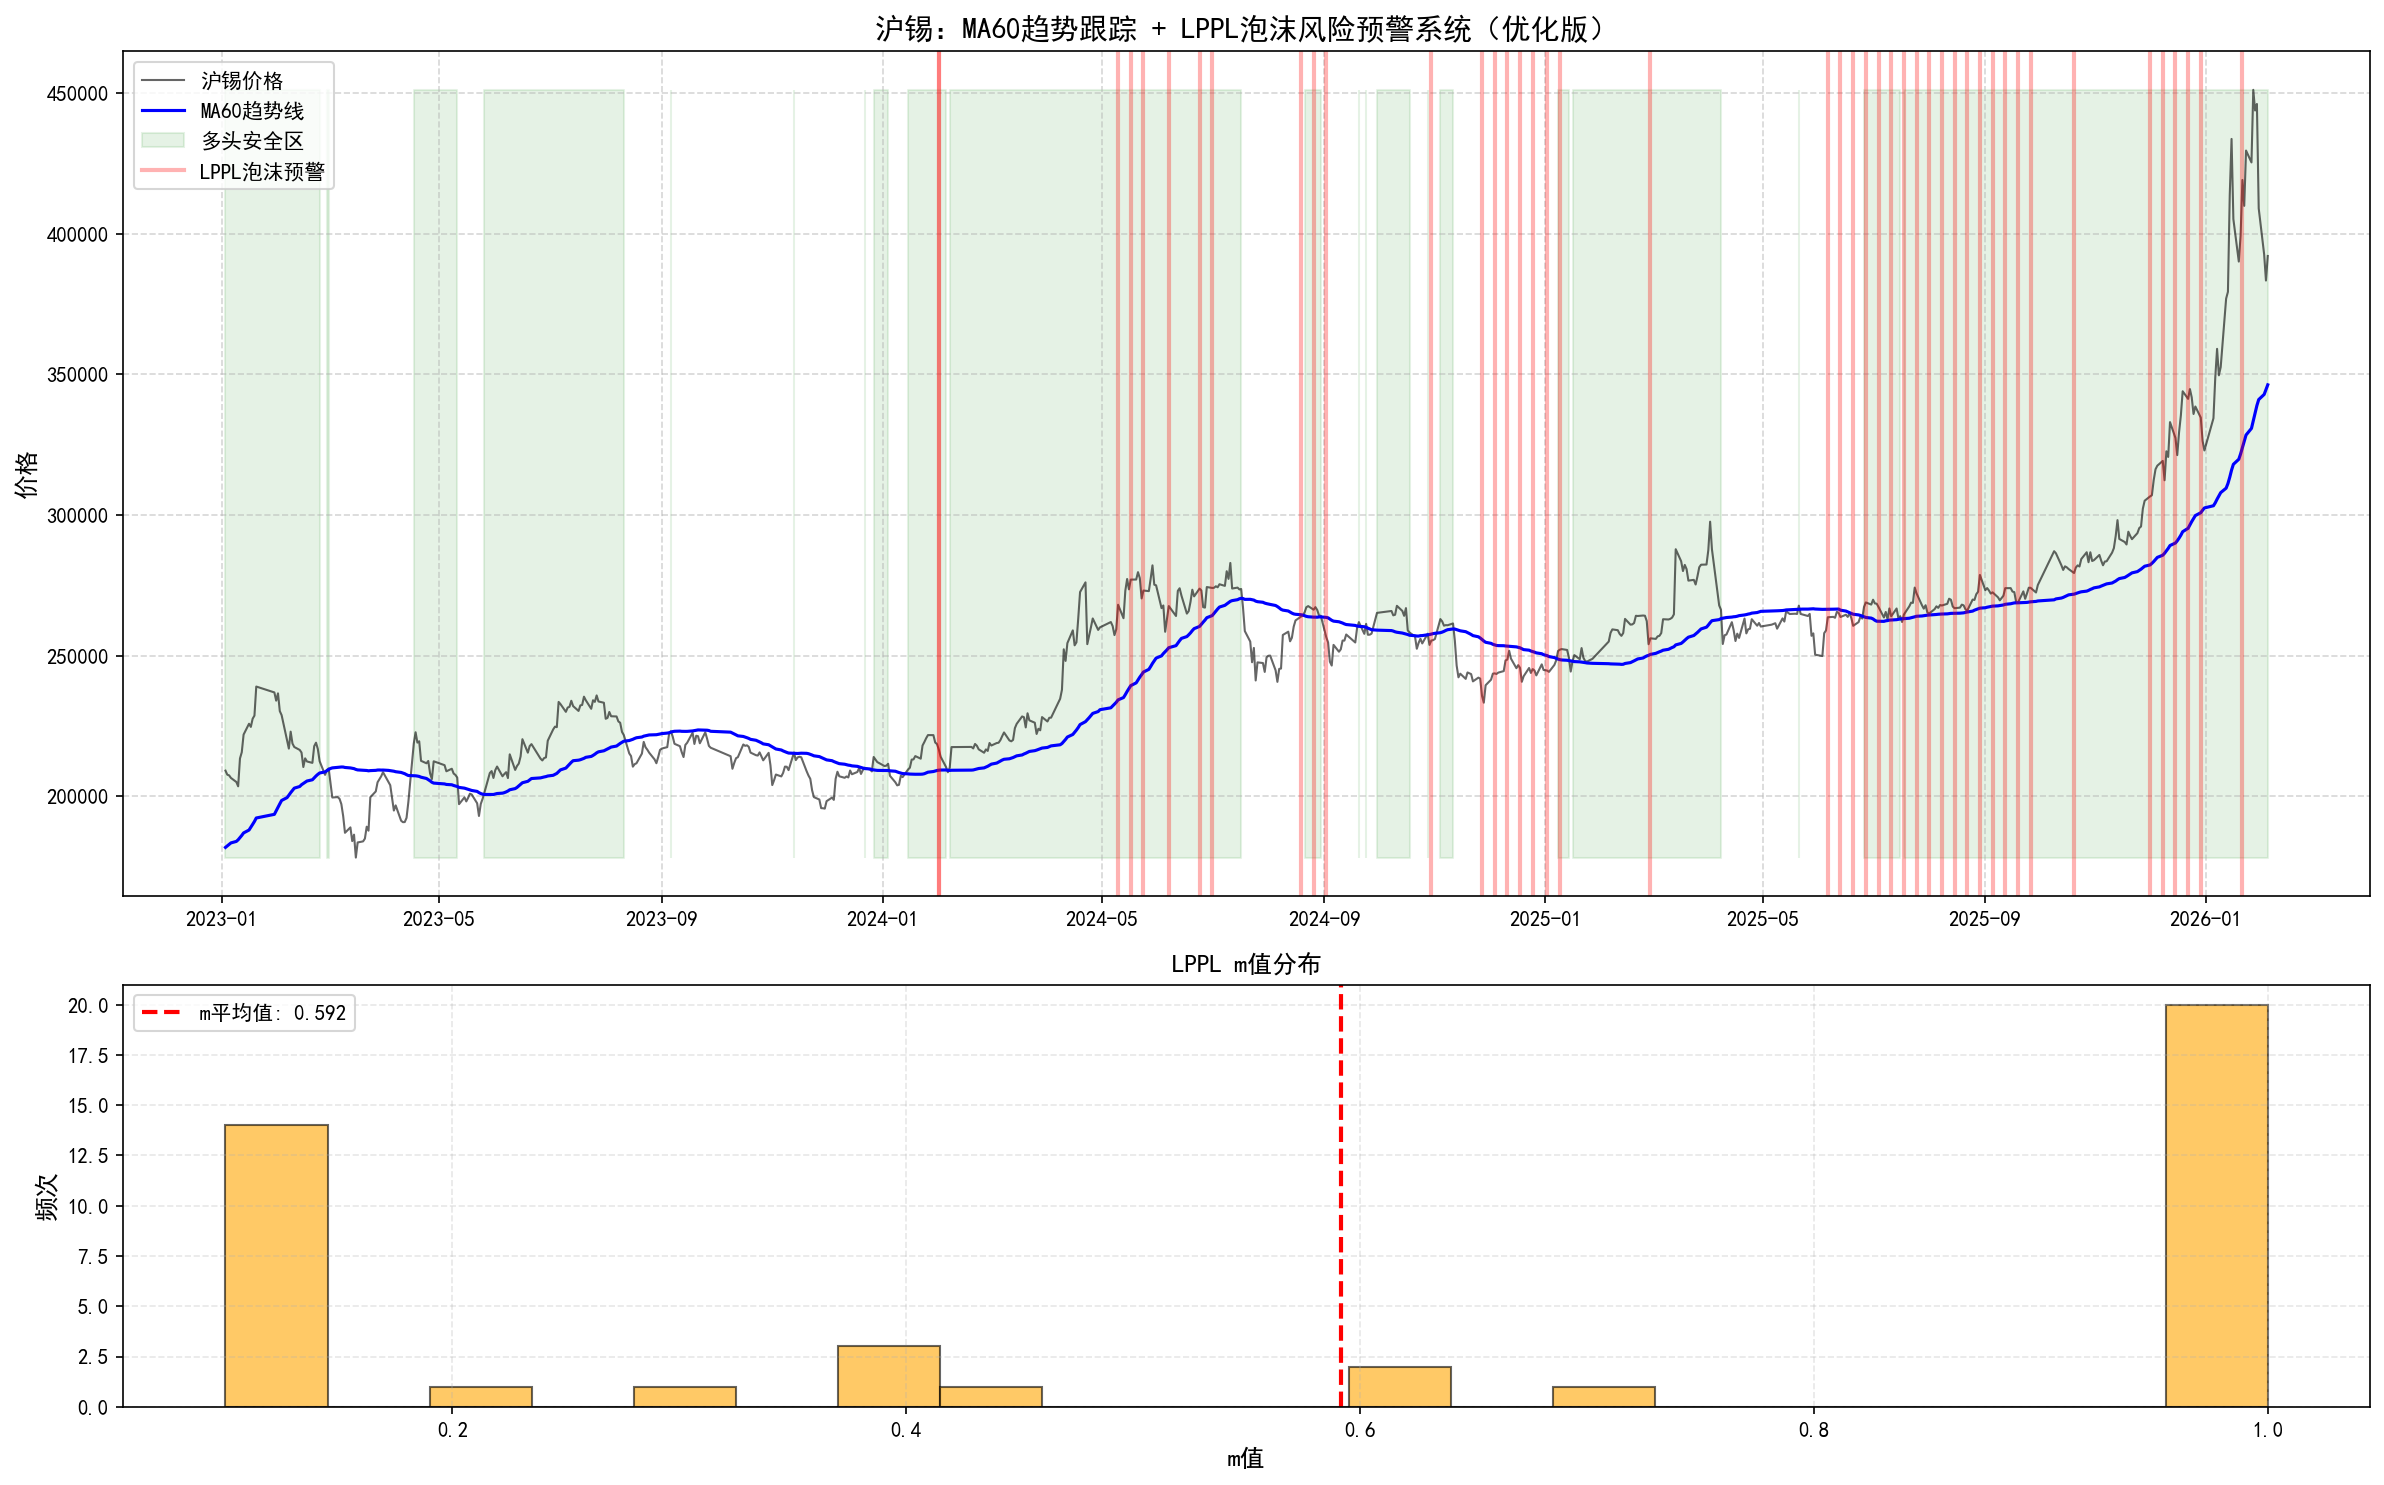

Reproduce this figure in Python.
# -*- coding: utf-8 -*-
"""
MA60+LPPL双模系统 - 优化版
核心改进:
1. 放宽LPPL参数限制，增加信号密度
2. 并行计算加速滚动窗口拟合
3. 多次重启避免局部最优
"""

import pandas as pd
import numpy as np
import matplotlib.pyplot as plt
from scipy.optimize import curve_fit
from joblib import Parallel, delayed
from datetime import timedelta
import warnings
import sys
import io

warnings.filterwarnings('ignore')

# 设置中文字体
plt.rcParams['font.sans-serif'] = ['SimHei', 'Microsoft YaHei']
plt.rcParams['axes.unicode_minus'] = False

# --- LPPL 拟合函数 ---
def lppl_func(t, A, B, tc, m, C, omega, phi):
    dt = np.clip(tc - t, 1e-8, None)  # 防止除以零
    return A + B * (dt ** m) * (1 + C * np.cos(omega * np.log(dt) + phi))


def fit_lppl_once(price_series):
    """单次LPPL拟合"""
    t = np.arange(len(price_series), dtype=float)
    y = np.log(price_series.values.astype(float))
    last = t[-1]

    # 初始猜测
    A0 = y.max()
    B0 = -0.1
    tc0 = last + 30
    m0 = 0.5
    C0 = 0.1
    omega0 = 8.0
    phi0 = 0.0

    p0 = np.array([A0, B0, tc0, m0, C0, omega0, phi0], dtype=float)

    # 放宽的参数边界
    bounds = (
        [-np.inf, -5.0, last + 1, 0.1, -1.0, 3.0, -2*np.pi],
        [ np.inf, -1e-6, last + 120, 1.0, 2.0, 20.0,  2*np.pi]
    )

    try:
        popt, _ = curve_fit(lppl_func, t, y, p0=p0, bounds=bounds, maxfev=8000)
        yhat = lppl_func(t, *popt)
        sse = float(np.sum((y - yhat) ** 2))
        return popt, sse
    except Exception:
        return None, None


def check_lppl_risk(price_series, n_restarts=5, min_days=5, max_days=90):
    """
    检测LPPL风险信号

    优化:
    - 多次重启避免局部最优
    - 放宽参数限制
    - 扩大crash预测窗口
    """
    best = None

    # 多次重启，降低局部最优
    for k in range(n_restarts):
        try:
            popt, sse = fit_lppl_once(price_series)
            if popt is None:
                continue
            if (best is None) or (sse < best[1]):
                best = (popt, sse)
        except Exception:
            continue

    if best is None:
        return False, 0, None

    popt = best[0]
    A, B, tc, m, C, omega, phi = popt
    last_day = len(price_series) - 1
    days_to_crash = tc - last_day

    # 放宽条件
    cond = (
        (min_days < days_to_crash < max_days) and
        (0.1 < m < 1.0) and      # 放宽 m 的限制 (原来是0.95)
        (3.0 < omega < 20.0) and  # 放宽 omega 的限制 (原来是4-15)
        (-1.5 < B < 0) and       # 放宽 B 的范围
        (abs(C) < 2.0)           # 放宽 C 的限制
    )

    return bool(cond), float(days_to_crash), popt


def process_window(i, subset_df, window_size, last_signal_info):
    """处理单个滚动窗口"""
    window = subset_df.iloc[i:i + window_size]
    current_date = pd.to_datetime(window.index[-1])

    is_risk, days_left, popt = check_lppl_risk(window['收盘价'])
    if is_risk:
        last_signal_date = last_signal_info[0]
        # 去重: 同一信号不重复记录（20天内）
        if (last_signal_date is None) or ((current_date - last_signal_date).days >= 20):
            days_left_float = float(days_left)
            last_signal_info[0] = current_date
            return {
                "date": current_date,
                "days_to_tc": days_left,
                "tc_est": current_date + pd.Timedelta(days=days_left_float),
                "m": float(popt[3]),
                "omega": float(popt[5]),
                "B": float(popt[1]),
                "C": float(popt[4]),
            }
    return None


def main():
    print("=" * 80)
    print("MA60+LPPL双模系统 - 优化版")
    print("=" * 80)

    # 加载数据
    df = pd.read_csv('D:/期货数据/铜期货监控/daily_backtest/SN_沪锡_日线_10年.csv')
    df['datetime'] = pd.to_datetime(df['datetime'])
    df = df.sort_values('datetime')
    df = df.set_index('datetime')

    # 计算MA60趋势
    df['MA60'] = df['收盘价'].rolling(window=60).mean()

    # 扫描最近3年数据
    scan_start_date = df.index[-750]
    subset_df = df[df.index >= scan_start_date].copy()

    print(f"\n数据范围: {subset_df.index[0].date()} ~ {subset_df.index[-1].date()}")
    print(f"数据量: {len(subset_df)} 天")

    # 优化参数设置
    window_size = 250  # 增加窗口大小
    step = 5           # 步长设为5天

    print(f"\n滚动窗口设置:")
    print(f"  窗口大小: {window_size}天")
    print(f"  步长: {step}天")
    print(f"  预计计算次数: {(len(subset_df) - window_size) // step}")

    # 并行化处理滚动窗口
    print(f"\n开始并行化滚动扫描LPPL风险信号...")
    print(f"使用所有CPU核心加速计算...")

    last_signal_info = [None]  # 使用列表以便在并行函数中修改

    # 使用并行化加速滚动窗口拟合过程
    results = Parallel(n_jobs=-1)(
        delayed(process_window)(i, subset_df, window_size, last_signal_info)
        for i in range(0, len(subset_df) - window_size, step)
    )

    # 过滤None结果
    signals = [r for r in results if r is not None]

    print(f"\n扫描完成!")
    print(f"共检测到 {len(signals)} 个LPPL风险信号")

    if not signals:
        print("\n未检测到任何LPPL风险信号")
        return

    # 转换为DataFrame
    signals_df = pd.DataFrame(signals)

    # 统计分析
    print("\n" + "=" * 80)
    print("LPPL风险信号统计")
    print("=" * 80)

    # 分析信号与趋势的关系
    for sig in signals:
        sig_date = sig['date']
        if sig_date in subset_df.index:
            sig['price'] = float(subset_df.loc[sig_date, '收盘价'])
            sig['ma60'] = float(subset_df.loc[sig_date, 'MA60'])
            sig['trend_up'] = sig['price'] > sig['ma60']

    trend_up_signals = [s for s in signals if s.get('trend_up', False)]
    trend_down_signals = [s for s in signals if not s.get('trend_up', False)]

    print(f"\n在上升趋势中(价格>MA60)的风险信号: {len(trend_up_signals)} 个")
    print(f"在下降趋势中(价格<=MA60)的风险信号: {len(trend_down_signals)} 个")

    # 显示参数统计
    print(f"\nLPPL参数统计:")
    print(f"  m值范围: {signals_df['m'].min():.3f} ~ {signals_df['m'].max():.3f}")
    print(f"  m平均值: {signals_df['m'].mean():.3f}")
    print(f"  omega范围: {signals_df['omega'].min():.3f} ~ {signals_df['omega'].max():.3f}")
    print(f"  omega平均值: {signals_df['omega'].mean():.3f}")
    print(f"  预测崩盘天数: {signals_df['days_to_tc'].min():.0f} ~ {signals_df['days_to_tc'].max():.0f}天")

    # 显示最近20个信号
    print("\n" + "=" * 80)
    print("最近20个LPPL风险信号")
    print("=" * 80)

    display_df = signals_df[['date', 'days_to_tc', 'm', 'omega']].tail(20).copy()
    display_df['date'] = display_df['date'].dt.date
    display_df.columns = ['日期', '距崩盘天数', 'm值', 'omega值']
    print(display_df.to_string(index=False))

    # 绘制图表
    print("\n生成分析图表...")

    fig, (ax1, ax2) = plt.subplots(2, 1, figsize=(16, 10), height_ratios=[2, 1])

    # 主图: 价格 + MA60 + LPPL信号
    ax1.plot(subset_df.index, subset_df['收盘价'], label='沪锡价格', color='black', alpha=0.6, linewidth=1)
    ax1.plot(subset_df.index, subset_df['MA60'], label='MA60趋势线', color='blue', linewidth=1.5)

    # 绿色背景 = 上升趋势
    trend_up = subset_df['收盘价'] > subset_df['MA60']
    ax1.fill_between(subset_df.index, subset_df['收盘价'].min(), subset_df['收盘价'].max(),
                     where=trend_up, color='green', alpha=0.1, label='多头安全区')

    # 红色竖线 = LPPL风险信号
    for sig in signals:
        ax1.axvline(x=sig['date'], color='red', alpha=0.3, linewidth=2)

    if signals:
        ax1.axvline(x=signals[0]['date'], color='red', alpha=0.3, linewidth=2, label='LPPL泡沫预警')

    ax1.set_title('沪锡：MA60趋势跟踪 + LPPL泡沫风险预警系统（优化版）', fontsize=14, fontweight='bold')
    ax1.set_ylabel('价格', fontsize=12)
    ax1.legend(loc='upper left')
    ax1.grid(True, linestyle='--', alpha=0.5)

    # 副图: m值分布
    if signals:
        m_values = [s['m'] for s in signals]
        ax2.hist(m_values, bins=20, color='orange', alpha=0.6, edgecolor='black')
        ax2.axvline(x=np.mean(m_values), color='red', linestyle='--', linewidth=2, label=f'm平均值: {np.mean(m_values):.3f}')
        ax2.set_xlabel('m值', fontsize=12)
        ax2.set_ylabel('频次', fontsize=12)
        ax2.set_title('LPPL m值分布', fontsize=12)
        ax2.legend()
        ax2.grid(True, linestyle='--', alpha=0.3)

    plt.tight_layout()
    output_file = 'D:/期货数据/铜期货监控/daily_backtest/ma60_lppl_optimized.png'
    plt.savefig(output_file, dpi=150, bbox_inches='tight')
    print(f"\n图表已保存: {output_file}")
    plt.show()

    # 保存信号数据
    signals_output = 'D:/期货数据/铜期货监控/daily_backtest/lppl_optimized_signals.csv'
    signals_df.to_csv(signals_output, index=False, encoding='utf-8-sig')
    print(f"信号数据已保存: {signals_output}")

    # 当前状态判断
    print("\n" + "=" * 80)
    print("当前市场状态")
    print("=" * 80)

    latest_price = df['收盘价'].iloc[-1]
    latest_ma60 = df['MA60'].iloc[-1]
    latest_date = df.index[-1]

    print(f"\n日期: {latest_date.date()}")
    print(f"价格: {latest_price:.2f}")
    print(f"MA60: {latest_ma60:.2f}")

    if latest_price > latest_ma60:
        print(f"趋势: [UP] 上升趋势（价格>MA60）")
    else:
        print(f"趋势: [DOWN] 下降趋势（价格<=MA60）")

    # 检查最近30天是否有LPPL预警
    recent_risks = [s for s in signals if (latest_date - s['date']).days <= 30]
    if recent_risks:
        print(f"LPPL风险: [WARNING] 最近30天检测到 {len(recent_risks)} 次泡沫预警")
        print(f"\n最近预警详情:")
        for s in recent_risks[-5:]:
            print(f"  {s['date'].date()} - 预计崩盘: {s['days_to_tc']:.0f}天后, m={s['m']:.3f}")
    else:
        print(f"LPPL风险: [SAFE] 最近30天无泡沫预警")

    print("\n" + "=" * 80)
    print("优化完成")
    print("=" * 80)


if __name__ == "__main__":
    main()
